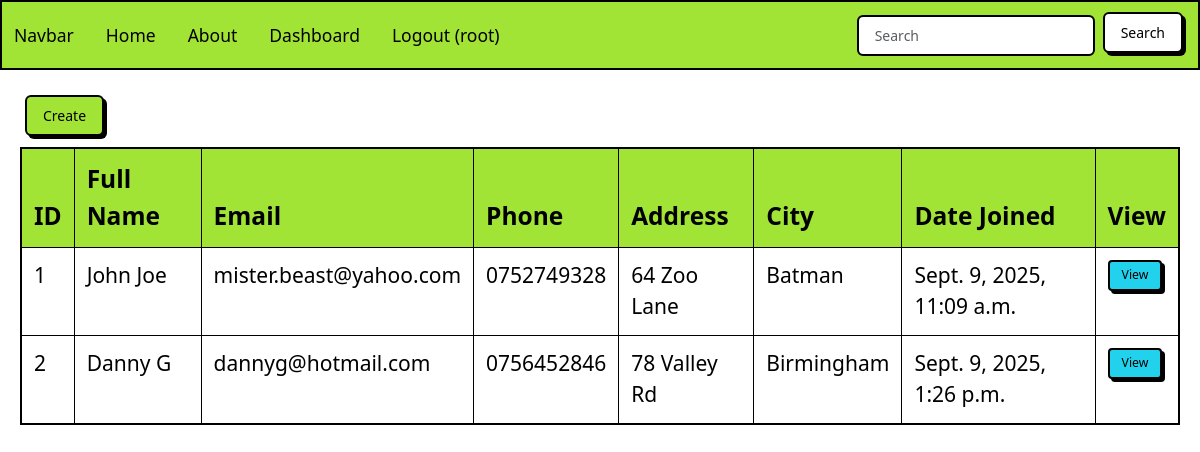
Before: /dashboard (signed in) with the older database file.
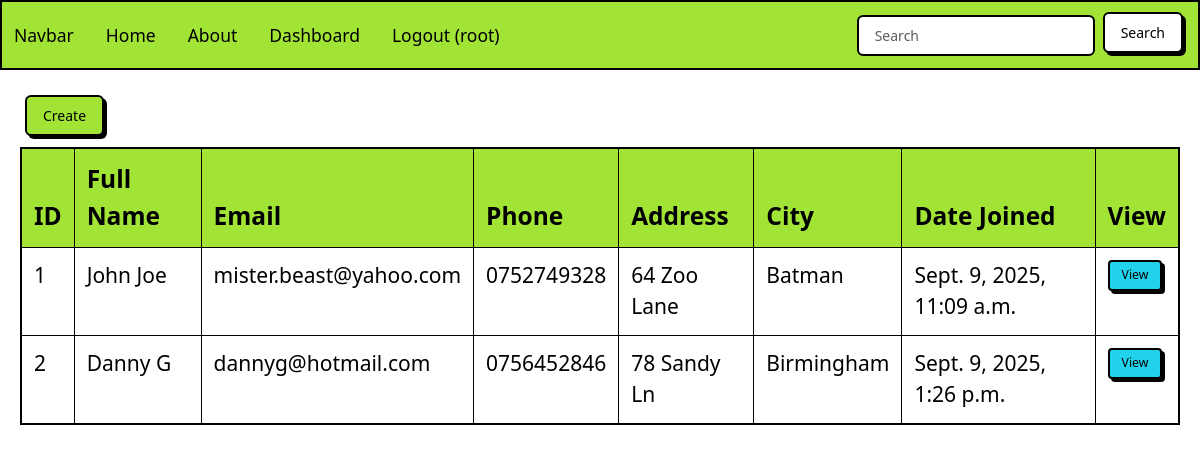
After: the same page with the newer database file.
### website/models.py (models this page shows, shortened)
class Record(models.Model):
    first_name = models.CharField(max_length=50)
    last_name = models.CharField(max_length=100)
    email = models.CharField(max_length=255)
    phone = models.CharField(max_length=10)
    address = models.CharField(max_length=200)
    city = models.CharField(max_length=200)
    creation_data = models.DateTimeField(auto_now_add=True)

### website/views.py (the view)
# urls.py: path("dashboard", views.dashboard, name="dashboard"),
@login_required(login_url="login")
def dashboard(request):
    my_records = Record.objects.all()
    context = {'Records':my_records}
    return render(request, 'pages/dashboard.html', context=context)

### website/templates/pages/dashboard.html
{% extends 'pages/base.html' %}
{% block content %}
<div style="margin: 20px;">
    <a type="button" class="btn btn-primary m-2" href="{% url 'create_record' %}">Create</a>
    <table class="table table-hover table-bordered ">
    <thead class="table-primary">
        <tr class="fs-3">
        <th scope="col">ID</th>
        <th scope="col">Full Name</th>
        <th scope="col">Email</th>
        <th scope="col">Phone</th>
        <th scope="col">Address</th>
        <th scope="col">City</th>
        <th scope="col">Date Joined</th>
        <th scope="col">View</th>
        </tr>
        </thead>
        <tbody>
        {% if Records %}
            {% for Record in Records %}
            <tr class="fs-4">
                <td>{{Record.id}}</td>
                <td>{{Record.first_name}} {{Record.last_name}}</td>
                <td>{{Record.email}}</td>
                <td>{{Record.phone}}</td>
                <td>{{Record.address}}</td>
                <td>{{Record.city}}</td>
                <td>{{Record.creation_data}}</td>
                <td> <a href="{% url 'view_record' Record.id %}" class="btn btn-sm btn-info">View</a> </td>
            </tr>
            {% endfor %}
        {% endif %}
        </tbody>
    </table>
</div>
{% endblock %}

Changed rows visible on the page:
changed Record "Danny": address "78 Valley Rd" → "78 Sandy Ln"
